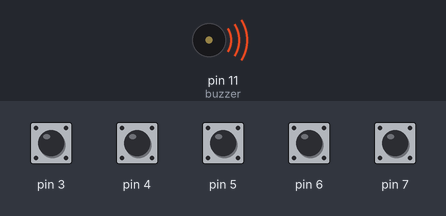
This sketch was run on a simulated Arduino Uno, built with avr-gcc and run on an emulated ATmega328P. On the bench: buzzer (waves = sounding). The inputs (shaded band) are chosen by the test bench; at power-on: pin 3–7 HIGH. What the sketch prints to the serial monitor is not drawn.

Above: at 0.1 s.
Timing chart, 0 to 1.6 s (numbered marks = the images above):
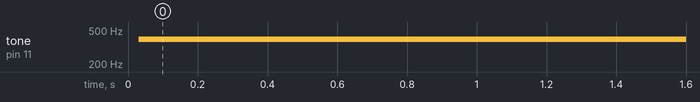

The sketch:

Sense-of-touch-piano.ino
```cpp
#include <CapacitiveSensor.h>

CapacitiveSensor a = CapacitiveSensor(12,3);
CapacitiveSensor b = CapacitiveSensor(12,4);
CapacitiveSensor c = CapacitiveSensor(12,5);
CapacitiveSensor d = CapacitiveSensor(12,6);
CapacitiveSensor e = CapacitiveSensor(12,7);
//CapacitiveSensor f = CapacitiveSensor(12,8);
//CapacitiveSensor g = CapacitiveSensor(12,A2);
//CapacitiveSensor h = CapacitiveSensor(12,A0);
int buzzer =11;

void setup(){
  Serial.begin(9600);
  pinMode(buzzer, OUTPUT);
}

void loop(){
  long SEN1 = a.capacitiveSensorRaw(30);
  long SEN2 = b.capacitiveSensorRaw(30);
  long SEN3 = c.capacitiveSensorRaw(30);
  long SEN4 = d.capacitiveSensorRaw(30);
  long SEN5 = e.capacitiveSensorRaw(30);
//  long SEN6 = f.capacitiveSensorRaw(30);
//  long SEN7 = g.capacitiveSensorRaw(30);
//  long SEN8 = h.capacitiveSensorRaw(30);

Serial.println(SEN1);
delay(15);


if (SEN1 > 10)
{
  tone(11, 262, 100);
}
if (SEN2 > 10)
{
  tone(11, 294, 100);
}
if (SEN3 > 10)
{
  tone(11, 330, 100);
}
if (SEN4 > 10)
{
  tone(11, 349, 100);
}
if (SEN5 > 10)
{
  tone(11, 392, 100);
}
//if (SEN6 > 10)
//{
//  tone(11, 440, 100);
//}
//if (SEN7 > 10)
//{
//  tone(11, 494, 100);
//}
//if (SEN8 > 10)
//{
//  tone(11, 523, 100);
//}

}
//#define buzzer 11
//
//// Set the Send Pin & Receive Pin.
//CapacitiveSensor   cs_12_3 = CapacitiveSensor(12,3);
//CapacitiveSensor   cs_12_4 = CapacitiveSensor(12,4);
//CapacitiveSensor   cs_12_5 = CapacitiveSensor(12,5);
//CapacitiveSensor   cs_12_6 = CapacitiveSensor(12,6);
//CapacitiveSensor   cs_12_7 = CapacitiveSensor(12,7);
//CapacitiveSensor   cs_12_8 = CapacitiveSensor(12,8);
//CapacitiveSensor   cs_12_9 = CapacitiveSensor(12,9);
//CapacitiveSensor   cs_12_10 = CapacitiveSensor(12,10);
//
//void setup()
//{
//  // turn off autocalibrate on channel 1 - just as an example
//  cs_12_3.set_CS_AutocaL_Millis(0xFFFFFFFF);
//  cs_12_4.set_CS_AutocaL_Millis(0xFFFFFFFF);
//  cs_12_5.set_CS_AutocaL_Millis(0xFFFFFFFF);
//  cs_12_6.set_CS_AutocaL_Millis(0xFFFFFFFF);
//  cs_12_7.set_CS_AutocaL_Millis(0xFFFFFFFF);
//  cs_12_8.set_CS_AutocaL_Millis(0xFFFFFFFF);
//  cs_12_9.set_CS_AutocaL_Millis(0xFFFFFFFF);
//  cs_12_10.set_CS_AutocaL_Millis(0xFFFFFFFF);
//}
//
//void loop()
//{
//  // Set the sensitivity of the sensors.
//  long touch1 =  cs_12_3.capacitiveSensor(1000);
//  long touch2 =  cs_12_4.capacitiveSensor(1000);
//  long touch3 =  cs_12_5.capacitiveSensor(1000);
//  long touch4 =  cs_12_6.capacitiveSensor(1000);
//  long touch5 =  cs_12_7.capacitiveSensor(1000);
//  long touch6 =  cs_12_8.capacitiveSensor(1000);
//  long touch7 =  cs_12_9.capacitiveSensor(1000);
//  long touch8 =  cs_12_10.capacitiveSensor(1000);
//
//  // When we touched the sensor, the buzzer will produce a tone.
//  if (touch1 > 1000){
//    tone(buzzer,400);
//    }
//  if (touch2 > 1000){
//    tone(buzzer,270);
//    }
//  if (touch3 > 1000){
//    tone(buzzer,650);
//  }
//  if (touch4 > 1000) {
//    tone(buzzer,900);
//  }
//  if (touch5 > 1000){
//    tone(buzzer,1100);
//  }
//  if (touch6 > 1000){
//    tone(buzzer,1300);
//  }
//  if (touch7 > 1000){
//    tone(buzzer,1670);
//  }
//  if (touch8 > 1000){
//    tone(buzzer,2000);
//  }
//
//  // When we didn't touch it, no tone is produced.
//  if (touch1<=1000  &  touch2<=1000  &  touch3<=1000 & touch4<=1000  &  touch5<=1000  &  touch6<=1000 &  touch7<=1000 &  touch8<=1000)
//    noTone(buzzer);
//  delay(10);
// }
```

Measured:
- by itself, tone on pin 11 (buzzer): silent → 392 Hz at 0.03 s
